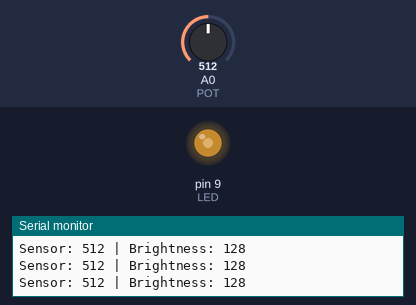
A sketch run on a simulated Arduino Uno, built with avr-gcc and run on an emulated ATmega328P. On the bench: output pins drawn as LEDs (lit = HIGH), the last lines printed to the serial monitor. The test bench sets the inputs (shaded band); at power-on: A0 (POT) = 512.

Above: at 1.2 s.
1.3 s: A0 (POT) set to 693
2.8 s: A0 (POT) set to 707
At 3.4 s:
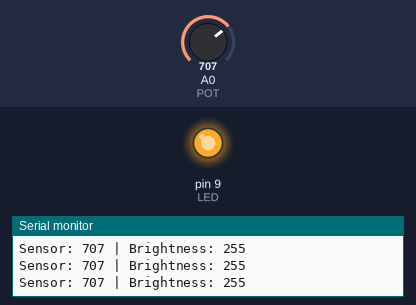
4.3 s: A0 (POT) set to 290
At 4.8 s:
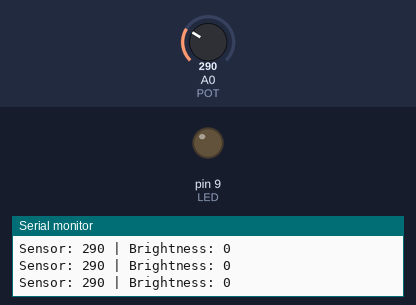
5.8 s: A0 (POT) set to 312
At 6.3 s:
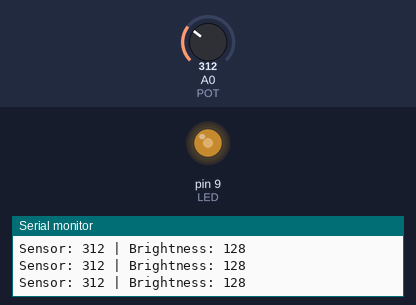
7.3 s: A0 (POT) set to 122
At 7.8 s:
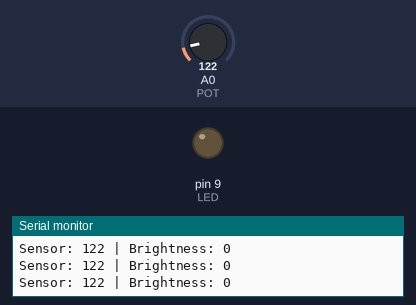
Timing chart, 0 to 9.8 s (numbered marks = the images above; inputs shaded):
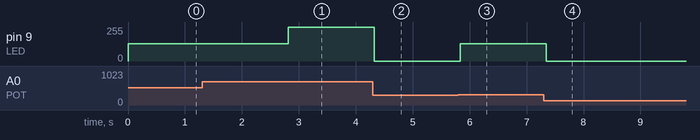

The sketch:

levelcontroller.ino
```cpp
#define LED 9
#define POT A0
int potValue = 0;
int brightness = 0;

void setup() {
  pinMode(LED, OUTPUT);
  Serial.begin(9600);
}

void loop() {
  potValue = analogRead(POT);
  if (potValue < 300) {
    brightness = 0;
  } else if (potValue < 700) {
    brightness = 128;
  } else {
    brightness = 255;
  }
  analogWrite(LED, brightness);
  Serial.print("Sensor: ");
  Serial.print(potValue);
  Serial.print(" | Brightness: ");
  Serial.println(brightness);
  delay(100);
}
```

Measured:
- the behaviour switches between 699 and 700 on A0 (POT) (found by bisection; images 0 and 1)
- the behaviour switches between 299 and 300 on A0 (POT) (found by bisection; images 2 and 3)
- after the input at 2.8 s, pin 9 (LED): 128/255 → 255/255 at once
- after the input at 4.3 s, pin 9 (LED): 255/255 → 0/255 at once
- after the input at 5.8 s, pin 9 (LED): 0/255 → 128/255 at once
- after the input at 7.3 s, pin 9 (LED): 128/255 → 0/255 at once
